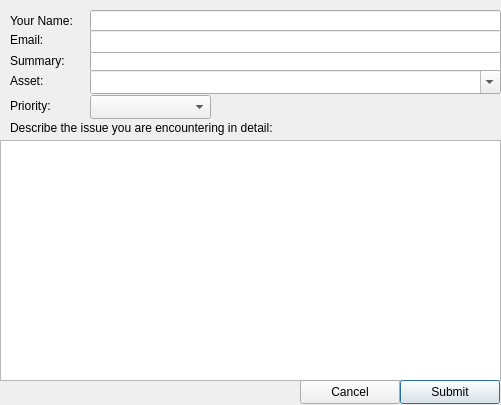
<?xml version="1.0" encoding="UTF-8"?>
<ui version="4.0">
 <class>IssueForm</class>
 <widget class="QDialog" name="IssueForm">
  <property name="geometry">
   <rect>
    <x>0</x>
    <y>0</y>
    <width>501</width>
    <height>405</height>
   </rect>
  </property>
  <property name="windowTitle">
   <string>Submit An Issue</string>
  </property>
  <widget class="QLabel" name="lblSummary">
   <property name="geometry">
    <rect>
     <x>10</x>
     <y>51</y>
     <width>71</width>
     <height>20</height>
    </rect>
   </property>
   <property name="text">
    <string>Summary:</string>
   </property>
  </widget>
  <widget class="QLineEdit" name="txtSummary">
   <property name="geometry">
    <rect>
     <x>90</x>
     <y>50</y>
     <width>411</width>
     <height>23</height>
    </rect>
   </property>
  </widget>
  <widget class="QComboBox" name="cboAsset">
   <property name="geometry">
    <rect>
     <x>90</x>
     <y>70</y>
     <width>411</width>
     <height>24</height>
    </rect>
   </property>
   <property name="editable">
    <bool>true</bool>
   </property>
   <property name="insertPolicy">
    <enum>QComboBox::InsertAlphabetically</enum>
   </property>
  </widget>
  <widget class="QLabel" name="lblAsset">
   <property name="geometry">
    <rect>
     <x>10</x>
     <y>70</y>
     <width>71</width>
     <height>21</height>
    </rect>
   </property>
   <property name="frameShape">
    <enum>QFrame::NoFrame</enum>
   </property>
   <property name="text">
    <string>Asset:</string>
   </property>
  </widget>
  <widget class="QLabel" name="lblPriority">
   <property name="geometry">
    <rect>
     <x>10</x>
     <y>90</y>
     <width>71</width>
     <height>31</height>
    </rect>
   </property>
   <property name="text">
    <string>Priority:</string>
   </property>
  </widget>
  <widget class="QComboBox" name="cboPriority">
   <property name="geometry">
    <rect>
     <x>90</x>
     <y>95</y>
     <width>121</width>
     <height>24</height>
    </rect>
   </property>
  </widget>
  <widget class="QLabel" name="lblDetail">
   <property name="geometry">
    <rect>
     <x>10</x>
     <y>120</y>
     <width>491</width>
     <height>16</height>
    </rect>
   </property>
   <property name="text">
    <string>Describe the issue you are encountering in detail:</string>
   </property>
  </widget>
  <widget class="QPlainTextEdit" name="txtDetail">
   <property name="geometry">
    <rect>
     <x>0</x>
     <y>140</y>
     <width>501</width>
     <height>241</height>
    </rect>
   </property>
   <property name="centerOnScroll">
    <bool>false</bool>
   </property>
  </widget>
  <widget class="QPushButton" name="btnSubmit">
   <property name="geometry">
    <rect>
     <x>400</x>
     <y>380</y>
     <width>100</width>
     <height>24</height>
    </rect>
   </property>
   <property name="text">
    <string>Submit</string>
   </property>
  </widget>
  <widget class="QPushButton" name="btnCancel">
   <property name="geometry">
    <rect>
     <x>300</x>
     <y>380</y>
     <width>100</width>
     <height>24</height>
    </rect>
   </property>
   <property name="text">
    <string>Cancel</string>
   </property>
  </widget>
  <widget class="QLineEdit" name="txtName">
   <property name="geometry">
    <rect>
     <x>90</x>
     <y>10</y>
     <width>411</width>
     <height>23</height>
    </rect>
   </property>
  </widget>
  <widget class="QLabel" name="lblName">
   <property name="geometry">
    <rect>
     <x>10</x>
     <y>10</y>
     <width>81</width>
     <height>21</height>
    </rect>
   </property>
   <property name="text">
    <string>Your Name:</string>
   </property>
  </widget>
  <widget class="QLineEdit" name="txtEmail">
   <property name="geometry">
    <rect>
     <x>90</x>
     <y>30</y>
     <width>411</width>
     <height>23</height>
    </rect>
   </property>
  </widget>
  <widget class="QLabel" name="lblEmail">
   <property name="geometry">
    <rect>
     <x>10</x>
     <y>30</y>
     <width>71</width>
     <height>20</height>
    </rect>
   </property>
   <property name="text">
    <string>Email:</string>
   </property>
  </widget>
 </widget>
 <resources/>
 <connections/>
</ui>
